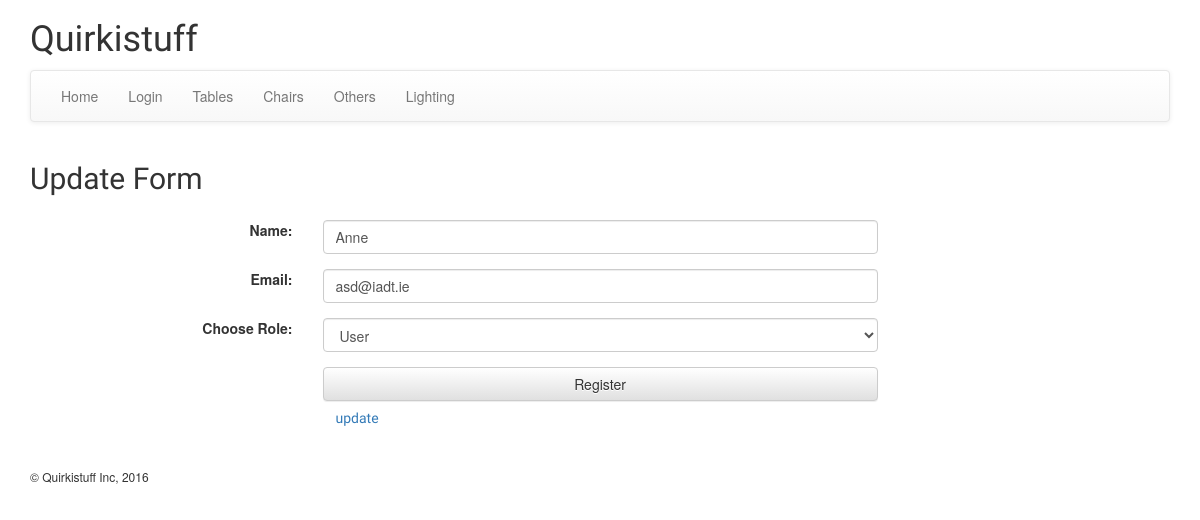
The app's page /updateUserForm.php?id=2 with its own data.
### tables this page shows
CREATE TABLE `users` (
  `id` int(11) NOT NULL,
  `name` varchar(150) NOT NULL,
  `email` varchar(250) NOT NULL,
  `password` varchar(150) NOT NULL,
  `role` varchar(6) NOT NULL
);

### classes/UserTable.php (called while the page is built, shortened)
<?php
class UserTable {
    private $connection;
    public function __construct($connection) {
        $this->connection = $connection;
    }
	public function getUserById($id) {
        $sql = "SELECT * FROM users WHERE id = :id";
        $params = array('id' => $id);
        $stmt = $this->connection->prepare($sql);
        $status = $stmt->execute($params);
        $row = null;
        if ($stmt->rowCount() == 1) {
            $row = $stmt->fetch();
        }
        return $row;
    }
}
?>

### updateUserForm.php (the view, shortened to what this page needs)
<?php
require_once 'classes/DB.php';
require_once 'classes/UserTable.php';
	$id = $_GET['id'];
		$connection = DB::getInstance();
        $gateway = new UserTable($connection);
		$row = $gateway->getUserById($id);
					$name = $row['name'];
					$email = $row['email'];
					$role = $row['role'];
?>
<!DOCTYPE HTML PUBLIC "-//W3C//DTD HTML 4.01 Transitional//EN">
<html>
    <head>
        <?php require 'utils/styles.php'; ?>
    </head>
    <body>
        <div class="container">
            <div class="row">
                <div class="col-lg-12">
                    <?php require 'utils/header.php'; ?>
                </div>
            </div>
            <div class="row">
                <div class="col-lg-12">
                    <?php require 'utils/toolbar.php'; ?>
                </div>
            </div>
            <div class="row">
                <div class="col-lg-12">
                    <h2>Update Form</h2>
                    <form action="updateUser.php" method="POST" role="form" class="form-horizontal">
                       <div class="form-group">
                            <div class="col-lg-3 form-label">
                                <label for="name" class="form-control-label">Name: </label>
                            </div>
                            <div class="col-lg-6">
                                <input type="text"
                                       id="name"
                                       class="form-control"
                                       name="name"
                                       value="<?php echo $name; ?>"
                                       />
                            </div>
                            <div class="col-lg-3">
                            </div>
                        </div>
					   <div class="form-group">
                            <div class="col-lg-3 form-label">
                                <label for="email" class="form-control-label">Email: </label>
                            </div>
                            <div class="col-lg-6">
                                <input type="text"
                                       id="email"
                                       class="form-control"
                                       name="email"
                                       value="<?php echo $email; ?>"
                                       />
                            </div>
                            <div class="col-lg-3">
                            </div>
                        </div>
						<div class="form-group">
                            <div class="col-lg-3 form-label">
                                <label for="role">Choose Role: </label>
                            </div>
                            <div class="col-lg-6">
                                <select type='role'
                                        id='role'
                                        class="form-control"
                                        name='role'
                                       >
									   <option value="user" id='role' <?php if ($role == 'user') echo 'selected="selected"' ?> >User</option>
									   </select>
                            </div>
                            <div class="col-lg-3">
                            </div>
                        </div>
                        <div class="form-group">
                            <div class="col-lg-3">
                            </div>
                            <div class="col-lg-6">
                                <input type="submit"
                                       class="form-control btn btn-default"
                                       value="Register"
                                       />
                                <p><a href="updateUser.php" class="btn btn-link">update</a></p>
                            </div>
                        </div>
                    </form>
                </div>
            </div>
            <div class="row">
                <div class="col-lg-12">
                    <?php require 'utils/footer.php'; ?>
                </div>
            </div>
        </div>
    </body>
</html>

### styles/main.css (style rules this page uses)
html { position: relative; min-height: 100%; }
body { margin-bottom: 60px; }
p { font-size:14px; font-family:Gruppo; color:black; }
@media (min-width: 1200px) { div.form-label { text-align: right; } }
h2 { font-family:Gruppo; }

### records on screen
users: name "Anne", email "asd@iadt.ie", role "User"
